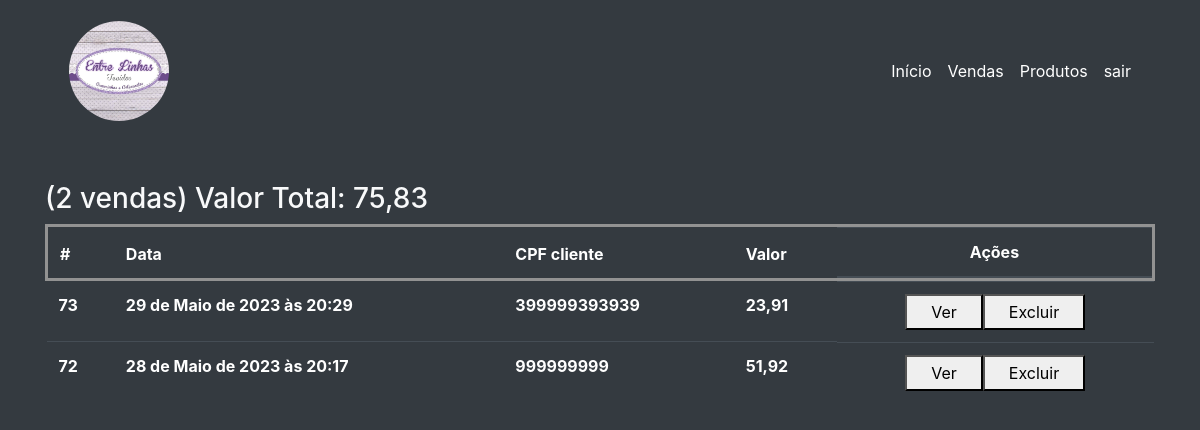
Page /vendas/ (signed in) on the committed database.
### core/models.py (models this page shows, shortened)
class Vendas(models.Model):
    dataVenda = models.DateTimeField('Data Venda', auto_now=True)
    cpfCliente = models.CharField('CPF cliente', max_length=200)

### core/views.py (the view)
# urls.py: path('vendas/', vendas, name='vendas'),
def vendas(request):
    if str(request.user) != 'AnonymousUser':
        vendas = list(reversed(Vendas.objects.all()))
        contagem = len(vendas)
        for vendaAtual in vendas:
            itens = ItensVendas.objects.filter(venda=vendaAtual.pk)
            valorTotal = sum(item.valorTotal for item in itens)
            vendaAtual.total = valorTotal
        valorTotaldeTodas = sum(venda.total for venda in vendas)
        context = {
            'vendas' : vendas,
            'contagem':contagem,
            'valorTotaldeTodas':valorTotaldeTodas
        }
        return render(request,'vendas.html', context)
    else:
        return redirect('/accounts/login/')

### core/templates/vendas.html (shortened to what this page needs)
{% extends 'modelo.html' %}
{% block conteudo %}
<div class="container d-flex flex-column align-items-center justify-content-center p-3">
</div>
<div class="container">
    {% if vendas %}
    <h3  class="text-light">({{contagem}} vendas) Valor Total: {{valorTotaldeTodas}}</h3>
    <table class="table table-dark">
        <thead>
            <tr>
                <th scope="col">#</th>
                <th scope="col">Data</th>
                <th scope="col">CPF cliente</th>
                <th scope="col">Valor</th>
                <th scope="col" class="d-flex justify-content-center">Ações</th>
            </tr>
        </thead>
        <tbody>
            {% for venda in vendas %}
            <tr>
                <th scope="row">{{venda.id}}</th>
                <th scope="row">
                    {{venda.dataVenda}}
                </th>
                <th scope="row">{{venda.cpfCliente}}</th>
                <th scope="row">{{venda.total}}</th>
                <th scope="row" class="d-flex justify-content-center">
                    <a href="{% url 'detalhar_venda' venda.id %}"><button class="container px-4 py-1" type="submit">Ver</button></a><a href="{% url 'vendadelete' venda.id %}"><button class="container px-4 py-1" type="submit">Excluir</button></a>
                </th>
            </tr>
            {% endfor%}
        </tbody>
    </table>
    {% else %}
    <h2>Ainda não existem produtos cadastrados... :(</h2>
    {% endif %}
</div>
{% endblock %}

### core/static/css/estilos.css (style rules this page uses)
body { display: flex; flex-direction: column; justify-content: center; align-items: center; background-color: #341256; color: #ffffff; }
a { text-decoration: underline; color: #ffffff !important; }
thead { border: solid 3px #929292 !important }

### rows in the picture
Vendas: id "73", dataVenda "29 de Maio de 2023 às 20:29", cpfCliente "399999393939", total "23,91"
Vendas: id "72", dataVenda "28 de Maio de 2023 às 20:17", cpfCliente "999999999", total "51,92"

### other values in the picture
{{ contagem }} "2"
{{ valorTotaldeTodas }} "75,83"
